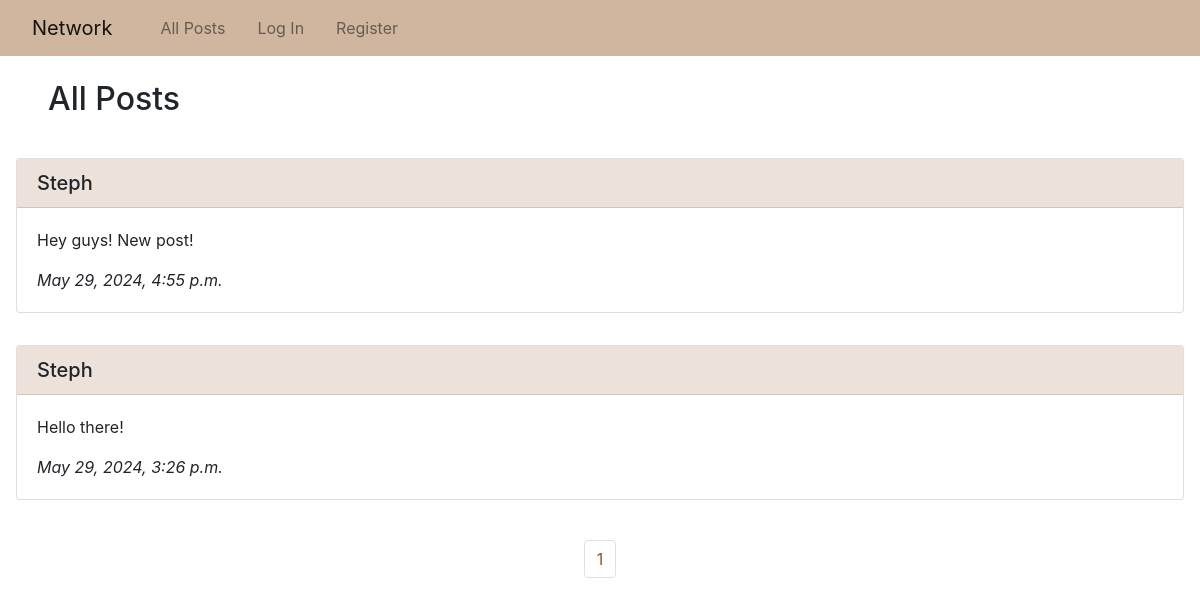
Before: / with the older database file.
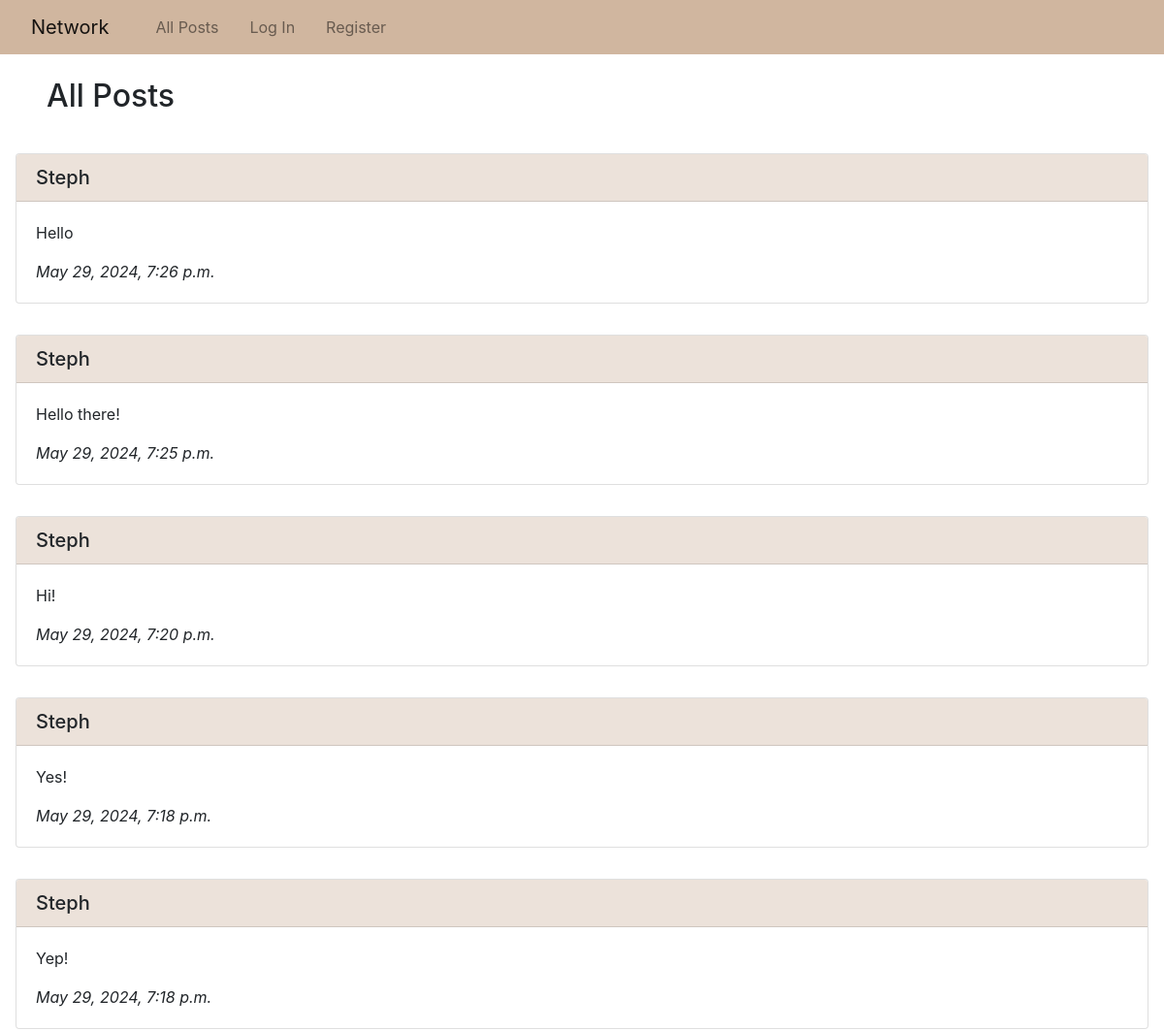
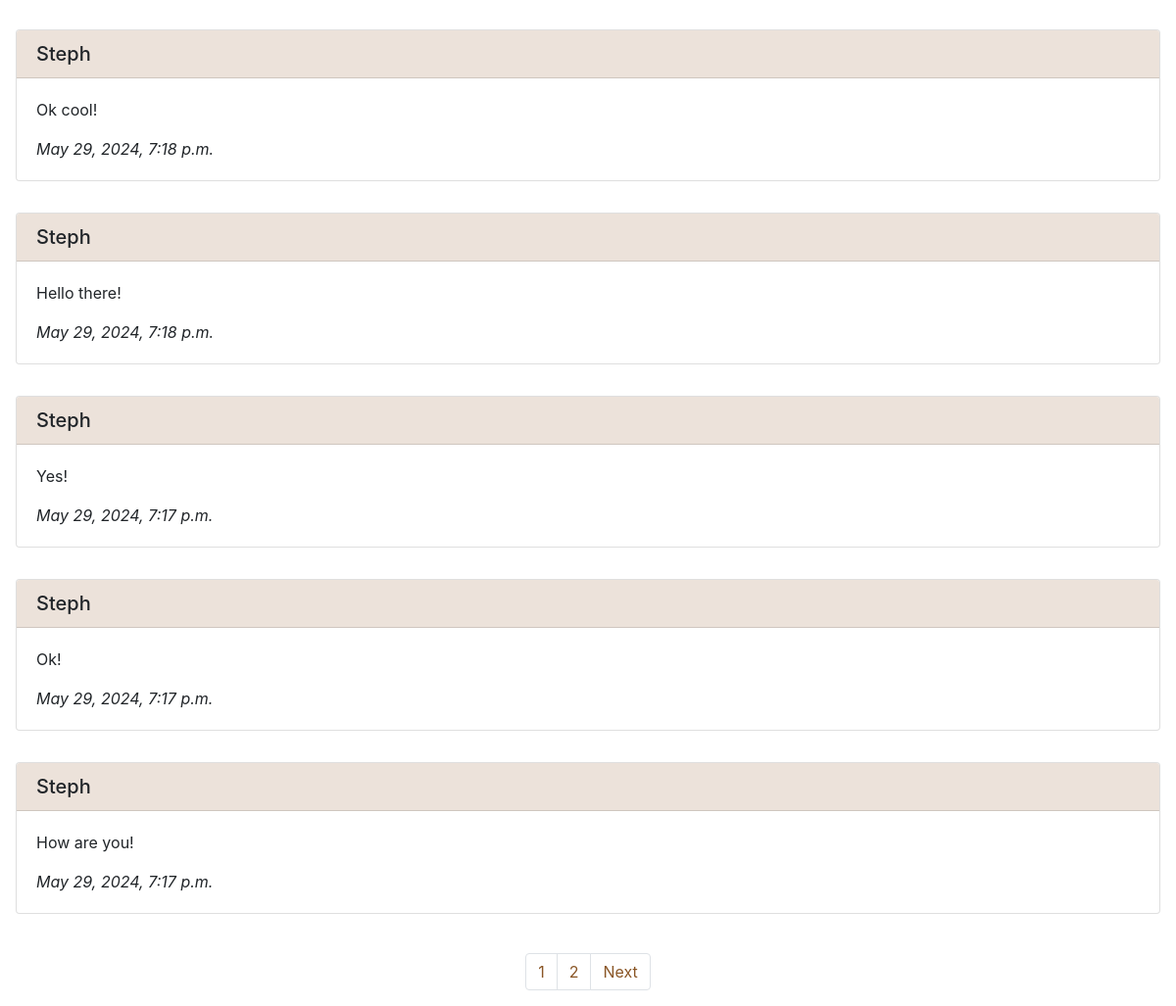
After: the same page with the newer database file (2 pictures, top to bottom).
### network/models.py (models this page shows, shortened)
class Post(models.Model):
    content = models.CharField(max_length=300)
    user = models.ForeignKey(User, on_delete=models.CASCADE, related_name="post_user")
    date_time = models.DateTimeField(auto_now_add=True)

class User(AbstractUser):
    pass

### network/views.py (the view)
# urls.py: path("", views.index, name="index"),
def index(request):
    all_posts = Post.objects.all().order_by("id").reverse()
    paginator = Paginator(all_posts, 10)
    page_number = request.GET.get("page")
    page_posts = paginator.get_page(page_number)
    return render(request, "network/index.html", {
        "page_posts": page_posts
    })

### network/templates/network/index.html (shortened to what this page needs)
{% extends "network/layout.html" %}
{% block body %}
    <h2 class="px-5 pt-4 pb-3">All Posts</h2>
    {% for post in page_posts %}
        <div class="p-3">
            <div class="card">
                <h5 class="card-header bg-brown">{{ post.user.username | capfirst }}</h5>
                <div class="card-body">
                <p class="card-text">{{ post.content }}</p>
                <p class="card-text"><i>{{ post.date_time }}</i></p>
                </div>
            </div>
        </div>
    {% endfor %}
    <br>
    <nav aria-label="Page navigation">
        <ul class="pagination d-flex justify-content-center">
            {% for i in page_posts.paginator.page_range %}
                <li class="page-item"><a class="page-link brown-text" href="?page={{ i }}">{{ i }}</a></li>
            {% endfor %}
            {% if page_posts.has_next %}
                <li class="page-item"><a class="page-link brown-text" href="?page={{ page_posts.next_page_number }}">Next</a></li>
            {% endif %}
        </ul>
      </nav>
{% endblock %}

### network/templates/network/layout.html (shortened to what this page needs)
{% load static %}
<!DOCTYPE html>
<html lang="en">
    <head>
        <link rel="stylesheet" href="https://stackpath.bootstrapcdn.com/bootstrap/4.4.1/css/bootstrap.min.css">
        <link href="{% static 'network/styles.css' %}" rel="stylesheet">
    </head>
    <body>
        <nav class="navbar navbar-expand-lg navbar-light bg-light">
            <a class="navbar-brand px-3" href="{% url 'index' %}">Network</a>
            <div>
              <ul class="navbar-nav mr-auto">
                <li class="nav-item">
                  <a class="nav-link px-3" href="{% url 'index' %}">All Posts</a>
                </li>
                {% if user.is_authenticated %}
                    <li class="nav-item">
                        <a class="nav-link px-3" href="#">Following</a>
                    </li>
                    <li class="nav-item">
                        <a class="nav-link px-3" href="{% url 'create' %}">Create Post</a>
                    </li>
                    <li class="nav-item">
                        <a class="nav-link px-3" href="{% url 'logout' %}">Log Out</a>
                    </li>
                {% else %}
                    <li class="nav-item">
                        <a class="nav-link px-3" href="{% url 'login' %}">Log In</a>
                    </li>
                    <li class="nav-item">
                        <a class="nav-link px-3" href="{% url 'register' %}">Register</a>
                    </li>
                {% endif %}
              </ul>
            </div>
          </nav>
        <div class="body">
            {% block body %}
            {% endblock %}
        </div>
    </body>
</html>

### network/static/network/styles.css (style rules this page uses)
.bg-light { background-color: #d0b69f !important; }
.bg-brown { background-color: #ece2da !important; }
.brown-text { color: #8a5626 !important; }

Changed rows visible on the page:
no longer on this page (row unchanged): Post: user.username "Steph", content "Hey guys! New post!", date_time "May 29, 2024, 4:55 p.m."
no longer on this page (row unchanged): Post: user.username "Steph", content "Hello there!", date_time "May 29, 2024, 3:26 p.m."
added Post: user.username "Steph", content "Hello", date_time "May 29, 2024, 7:26 p.m."
added Post: user.username "Steph", content "Hello there!", date_time "May 29, 2024, 7:25 p.m."
added Post: user.username "Steph", content "Hi!", date_time "May 29, 2024, 7:20 p.m."
added Post: user.username "Steph", content "Yes!", date_time "May 29, 2024, 7:18 p.m."
added Post: user.username "Steph", content "Yep!", date_time "May 29, 2024, 7:18 p.m."
added Post: user.username "Steph", content "Ok cool!", date_time "May 29, 2024, 7:18 p.m."
added Post: user.username "Steph", content "Hello there!", date_time "May 29, 2024, 7:18 p.m."
added Post: user.username "Steph", content "Yes!", date_time "May 29, 2024, 7:17 p.m."
added Post: user.username "Steph", content "Ok!", date_time "May 29, 2024, 7:17 p.m."
added Post: user.username "Steph", content "How are you!", date_time "May 29, 2024, 7:17 p.m."
Other visible differences:
new list line: "2"
text now shown: "Next"
